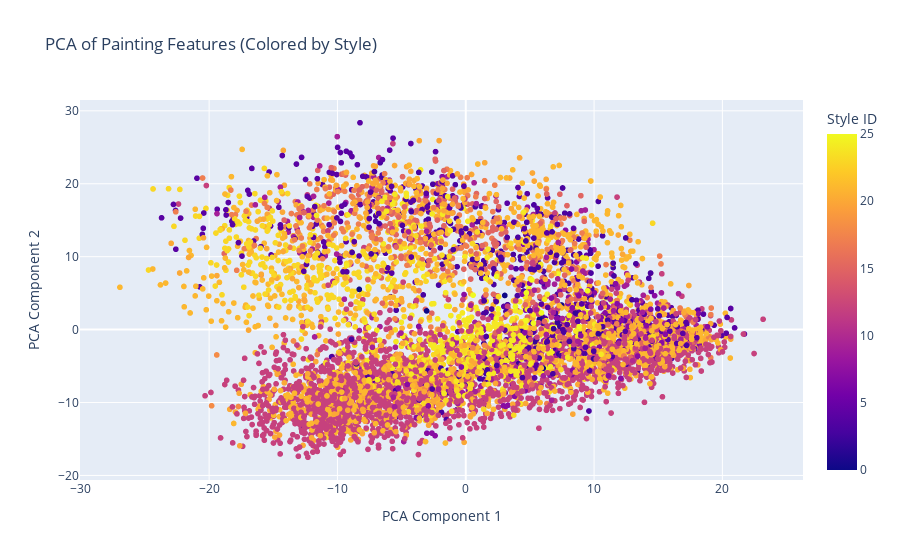
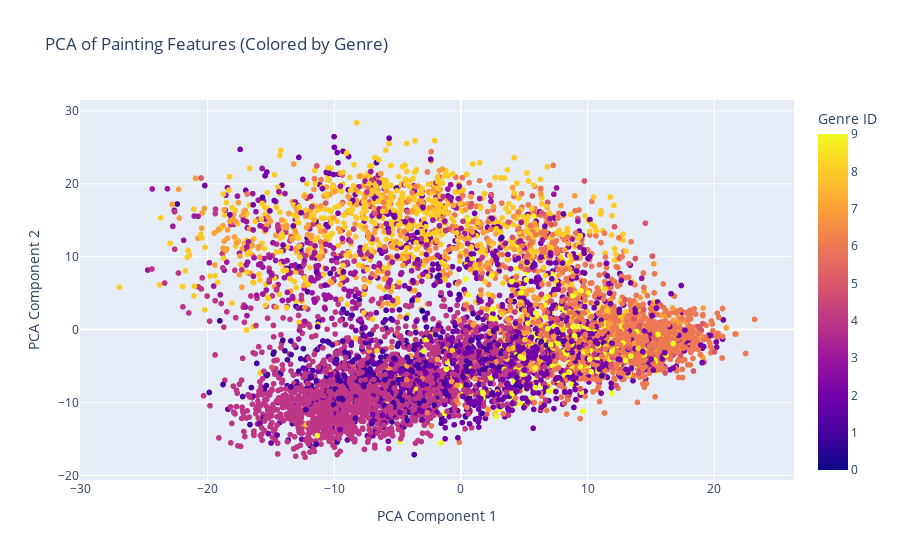
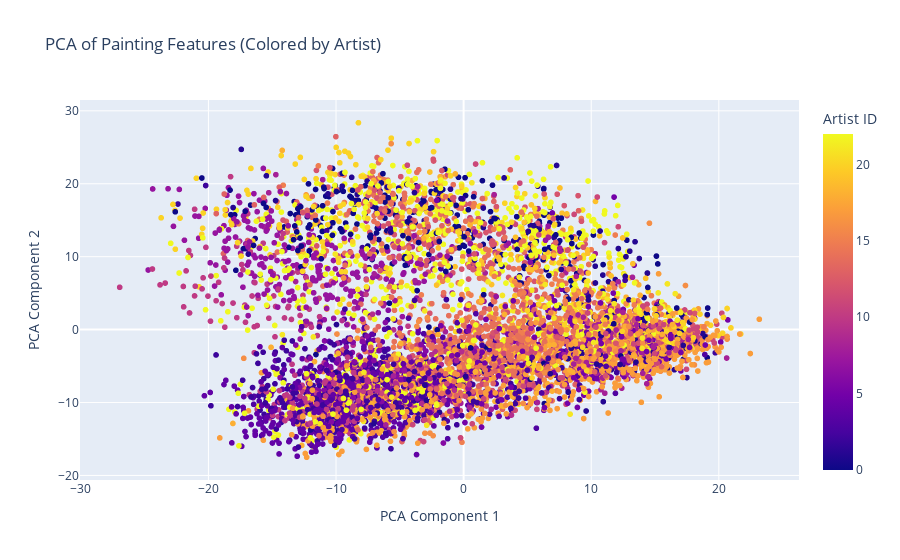

Notebook code for these charts, in order:
### Markdown cell above
## Fit PCA on training data

### Code cell
# Fit PCA on training data
pca = PCA(n_components=2)
feature_matrix = np.vstack(train_data['features'].values)
feature_matrix_val = np.vstack(val_data['features'].values)
pca.fit(feature_matrix)

# Apply PCA to both datasets
train_data['pca_1'] = pca.transform(feature_matrix)[:, 0]
train_data['pca_2'] = pca.transform(feature_matrix)[:, 1]
val_data['pca_1'] = pca.transform(feature_matrix_val)[:, 0]
val_data['pca_2'] = pca.transform(feature_matrix_val)[:, 1]

import plotly.express as px

# Create an interactive scatter plot for Style
fig = px.scatter(train_data, x='pca_1', y='pca_2', color='style',
                 title='PCA of Painting Features (Colored by Style)',
                 labels={'pca_1': 'PCA Component 1', 'pca_2': 'PCA Component 2', 'style': 'Style ID'},
                 hover_data=['artist', 'genre', 'style'])  # Add hover information
fig.show()

# Repeat for Genre and Artist
fig = px.scatter(train_data, x='pca_1', y='pca_2', color='genre',
                 title='PCA of Painting Features (Colored by Genre)',
                 labels={'pca_1': 'PCA Component 1', 'pca_2': 'PCA Component 2', 'genre': 'Genre ID'},
                 hover_data=['artist', 'genre', 'style'])
fig.show()

fig = px.scatter(train_data, x='pca_1', y='pca_2', color='artist',
                 title='PCA of Painting Features (Colored by Artist)',
                 labels={'pca_1': 'PCA Component 1', 'pca_2': 'PCA Component 2', 'artist': 'Artist ID'},
                 hover_data=['artist', 'genre', 'style'])
fig.show()

### Figure 1 — Plotly figure (JSON) as saved in the notebook; plotly's stock layout.template omitted (floating-point values rounded to 4 significant figures; data arrays with more than 128 entries replaced by an {"elided": "..."} marker saying what was removed)
{"data": [{"customdata": {"elided": "6755x3 int values"}, "hovertemplate": "PCA Component 1=%{x}<br>PCA Component 2=%{y}<br>artist=%{customdata[0]}<br>genre=%{customdata[1]}<br>Style ID=%{marker.color}<extra></extra>", "legendgroup": "", "marker": {"color": {"elided": "6755 int values"}, "coloraxis": "coloraxis", "symbol": "circle"}, "mode": "markers", "name": "", "showlegend": false, "type": "scattergl", "x": {"elided": "6755 float values"}, "xaxis": "x", "y": {"elided": "6755 float values"}, "yaxis": "y"}], "layout": {"coloraxis": {"colorbar": {"title": {"text": "Style ID"}}, "colorscale": [[0, "#0d0887"], [0.1111, "#46039f"], [0.2222, "#7201a8"], [0.3333, "#9c179e"], [0.4444, "#bd3786"], [0.5556, "#d8576b"], [0.6667, "#ed7953"], [0.7778, "#fb9f3a"], [0.8889, "#fdca26"], [1, "#f0f921"]]}, "legend": {"tracegroupgap": 0}, "title": {"text": "PCA of Painting Features (Colored by Style)"}, "xaxis": {"anchor": "y", "domain": [0, 1], "title": {"text": "PCA Component 1"}}, "yaxis": {"anchor": "x", "domain": [0, 1], "title": {"text": "PCA Component 2"}}}}

### Figure 2 — Plotly figure (JSON) as saved in the notebook; plotly's stock layout.template omitted (floating-point values rounded to 4 significant figures; data arrays with more than 128 entries replaced by an {"elided": "..."} marker saying what was removed)
{"data": [{"customdata": {"elided": "6755x3 int values"}, "hovertemplate": "PCA Component 1=%{x}<br>PCA Component 2=%{y}<br>artist=%{customdata[0]}<br>Genre ID=%{marker.color}<br>style=%{customdata[2]}<extra></extra>", "legendgroup": "", "marker": {"color": {"elided": "6755 int values"}, "coloraxis": "coloraxis", "symbol": "circle"}, "mode": "markers", "name": "", "showlegend": false, "type": "scattergl", "x": {"elided": "6755 float values"}, "xaxis": "x", "y": {"elided": "6755 float values"}, "yaxis": "y"}], "layout": {"coloraxis": {"colorbar": {"title": {"text": "Genre ID"}}, "colorscale": [[0, "#0d0887"], [0.1111, "#46039f"], [0.2222, "#7201a8"], [0.3333, "#9c179e"], [0.4444, "#bd3786"], [0.5556, "#d8576b"], [0.6667, "#ed7953"], [0.7778, "#fb9f3a"], [0.8889, "#fdca26"], [1, "#f0f921"]]}, "legend": {"tracegroupgap": 0}, "title": {"text": "PCA of Painting Features (Colored by Genre)"}, "xaxis": {"anchor": "y", "domain": [0, 1], "title": {"text": "PCA Component 1"}}, "yaxis": {"anchor": "x", "domain": [0, 1], "title": {"text": "PCA Component 2"}}}}

### Figure 3 — Plotly figure (JSON) as saved in the notebook; plotly's stock layout.template omitted (floating-point values rounded to 4 significant figures; data arrays with more than 128 entries replaced by an {"elided": "..."} marker saying what was removed)
{"data": [{"customdata": {"elided": "6755x3 int values"}, "hovertemplate": "PCA Component 1=%{x}<br>PCA Component 2=%{y}<br>Artist ID=%{marker.color}<br>genre=%{customdata[1]}<br>style=%{customdata[2]}<extra></extra>", "legendgroup": "", "marker": {"color": {"elided": "6755 int values"}, "coloraxis": "coloraxis", "symbol": "circle"}, "mode": "markers", "name": "", "showlegend": false, "type": "scattergl", "x": {"elided": "6755 float values"}, "xaxis": "x", "y": {"elided": "6755 float values"}, "yaxis": "y"}], "layout": {"coloraxis": {"colorbar": {"title": {"text": "Artist ID"}}, "colorscale": [[0, "#0d0887"], [0.1111, "#46039f"], [0.2222, "#7201a8"], [0.3333, "#9c179e"], [0.4444, "#bd3786"], [0.5556, "#d8576b"], [0.6667, "#ed7953"], [0.7778, "#fb9f3a"], [0.8889, "#fdca26"], [1, "#f0f921"]]}, "legend": {"tracegroupgap": 0}, "title": {"text": "PCA of Painting Features (Colored by Artist)"}, "xaxis": {"anchor": "y", "domain": [0, 1], "title": {"text": "PCA Component 1"}}, "yaxis": {"anchor": "x", "domain": [0, 1], "title": {"text": "PCA Component 2"}}}}
